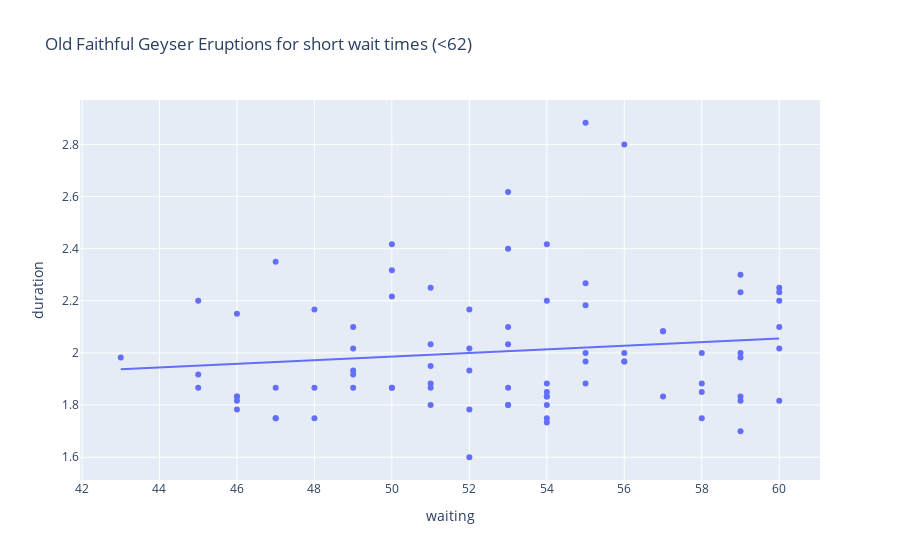

Notebook cell for this chart:
### Code cell
#H0: m = 0
#Ha: m != 0
import plotly.express as px
import statsmodels.formula.api as smf


short_wait_limit = 62 # 64 # 66 #
short_wait = old_faithful.waiting < short_wait_limit

print(smf.ols('duration ~ waiting', data=old_faithful[short_wait]).fit().summary().tables[1])

# Create a scatter plot with a linear regression trendline
fig = px.scatter(old_faithful[short_wait], x='waiting', y='duration', 
                 title="Old Faithful Geyser Eruptions for short wait times (<"+str(short_wait_limit)+")", 
                 trendline='ols')

fig.show()

#the p_value is 0.238 which fail to reject H0, which means there's no evidence

### Figure 1 — Plotly figure (JSON) as saved in the notebook; plotly's stock layout.template omitted (floating-point values rounded to 4 significant figures)
{"data": [{"hovertemplate": "waiting=%{x}<br>duration=%{y}<extra></extra>", "legendgroup": "", "marker": {"color": "#636efa", "symbol": "circle"}, "mode": "markers", "name": "", "orientation": "v", "showlegend": false, "type": "scatter", "x": [54, 55, 51, 54, 47, 52, 52, 51, 47, 55, 52, 48, 59, 58, 58, 53, 59, 54, 54, 59, 48, 60, 56, 60, 48, 60, 50, 51, 49, 47, 52, 59, 59, 50, 59, 53, 56, 45, 55, 45, 56, 46, 51, 53, 60, 59, 49, 53, 53, 45, 58, 52, 49, 57, 50, 55, 51, 46, 55, 57, 51, 60, 53, 46, 49, 49, 53, 55, 50, 54, 54, 50, 54, 54, 47, 57, 54, 56, 58, 43, 60, 46, 46], "xaxis": "x", "y": [1.8, 2.883, 1.95, 1.833, 1.75, 2.167, 1.6, 1.8, 1.75, 1.967, 2.017, 1.867, 1.833, 1.883, 1.75, 2.1, 2, 1.833, 1.733, 2.233, 1.75, 1.817, 1.967, 2.017, 2.167, 2.2, 1.867, 1.867, 2.1, 1.867, 1.783, 2.3, 1.7, 2.317, 1.817, 2.617, 1.967, 1.917, 2.267, 1.867, 2.8, 1.833, 1.883, 2.033, 2.233, 1.983, 2.017, 1.8, 1.8, 2.2, 2, 1.933, 1.917, 2.083, 2.417, 1.883, 2.033, 1.833, 2.183, 1.833, 2.25, 2.1, 1.867, 1.783, 1.933, 1.867, 2.4, 2, 1.867, 1.75, 2.417, 2.217, 1.883, 1.85, 2.35, 2.083, 2.2, 2, 1.85, 1.983, 2.25, 2.15, 1.817], "yaxis": "y"}, {"hovertemplate": "<b>OLS trendline</b><br>duration = 0.00691825 * waiting + 1.64008<br>R<sup>2</sup>=0.017113<br><br>waiting=%{x}<br>duration=%{y} <b>(trend)</b><extra></extra>", "legendgroup": "", "marker": {"color": "#636efa", "symbol": "circle"}, "mode": "lines", "name": "", "showlegend": false, "type": "scatter", "x": [43, 45, 45, 45, 46, 46, 46, 46, 46, 47, 47, 47, 47, 48, 48, 48, 49, 49, 49, 49, 49, 50, 50, 50, 50, 50, 51, 51, 51, 51, 51, 51, 52, 52, 52, 52, 52, 53, 53, 53, 53, 53, 53, 53, 54, 54, 54, 54, 54, 54, 54, 54, 54, 55, 55, 55, 55, 55, 55, 56, 56, 56, 56, 57, 57, 57, 58, 58, 58, 58, 59, 59, 59, 59, 59, 59, 59, 60, 60, 60, 60, 60, 60], "xaxis": "x", "y": [1.938, 1.951, 1.951, 1.951, 1.958, 1.958, 1.958, 1.958, 1.958, 1.965, 1.965, 1.965, 1.965, 1.972, 1.972, 1.972, 1.979, 1.979, 1.979, 1.979, 1.979, 1.986, 1.986, 1.986, 1.986, 1.986, 1.993, 1.993, 1.993, 1.993, 1.993, 1.993, 2.0, 2.0, 2.0, 2.0, 2.0, 2.007, 2.007, 2.007, 2.007, 2.007, 2.007, 2.007, 2.014, 2.014, 2.014, 2.014, 2.014, 2.014, 2.014, 2.014, 2.014, 2.021, 2.021, 2.021, 2.021, 2.021, 2.021, 2.028, 2.028, 2.028, 2.028, 2.034, 2.034, 2.034, 2.041, 2.041, 2.041, 2.041, 2.048, 2.048, 2.048, 2.048, 2.048, 2.048, 2.048, 2.055, 2.055, 2.055, 2.055, 2.055, 2.055], "yaxis": "y"}], "layout": {"legend": {"tracegroupgap": 0}, "title": {"text": "Old Faithful Geyser Eruptions for short wait times (<62)"}, "xaxis": {"anchor": "y", "domain": [0, 1], "title": {"text": "waiting"}}, "yaxis": {"anchor": "x", "domain": [0, 1], "title": {"text": "duration"}}}}
